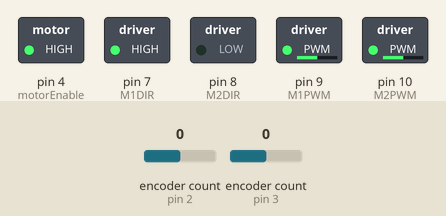
A sketch run on a simulated Arduino Uno, built with avr-gcc and run on an emulated ATmega328P. On the bench: switched loads named in the sketch (green lamp = pin HIGH). The test bench sets the inputs (shaded band); at power-on: encoder count (sensors on pin 2, pin 3) 0. What the sketch prints to the serial monitor is not drawn.

Above: at 0.2 s.
Timing chart, 0 to 1.7 s (numbered marks = the images above):
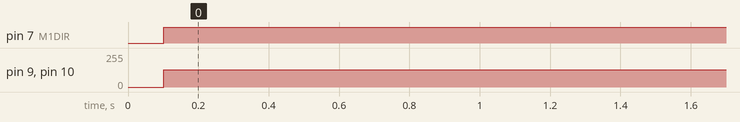

The sketch:

Demo1_Feedback_Function_Implementation.ino
```cpp
/*
 * Demo 1
 * Filename: Demo1_Feedback_Function_Implementation.ino
 *
 * Purpose: Accurately move a two-wheeled robot to a desired position via
            rotation and forward movement functions where a desired set angle (deg)
            and set distance (cm) are inputs to the functions. Use of appropriate PID
            controllers implemented to ensure accurate movement.
 * Class: EENG350, SEED Lab
 * Creators: Connor Deny (PI motor control) & Sean West (function implementation)
 * Co-Creator: Brian Burr (I2C)
 * Date: 03/09/2023
 *
 */

// include libraries
#include <Encoder.h>
#include <Wire.h>

// pin connections encoderL(A,B) encoderR(C,D), motor1, and motor2
const int encoderPinA = 2;   // CLK encoder 1
const int encoderPinB = 5;   // DAT pin

const int encoderPinC = 3;   // CLK encoder 2
const int encoderPinD = 6;   // DAT

const int motorEnable = 4;   // Tri-state di sable both motor chanels when LOW (enable)
const int M1DIR = 7;         // Motor polarity 1 (direction)
const int M1PWM = 9;         // Motor volt 1 "speed"
const int M2DIR = 8;         // Motor polarity 1 (direction)
const int M2PWM = 10;

// setup encoder class to be used
Encoder encoderL(encoderPinA, encoderPinB);
Encoder encoderR(encoderPinC, encoderPinD);

// PI controller variables
//int updateFrequency = 100;               // independent update frequency per function?
const int counts_per_rotation = 3200;    // the motor I took home was 3,200 but it should be 1,600 counts?
unsigned long int previousMillis = 0;    // use to determine delta_t

// positional variables
int arucoPosition = 2;                   // aruco position: 0,1,2, or 3
const float motorSetPositionThreshold_deg = 5.0;  // allowable angular difference from set point allowed

// movement function global variables
bool isForwardMoveDone = 0;
bool isRotationDone = 0;
const float wheelRadius_cm = 7.75;
const int maxSpeed = 128;                 // limit maximum motor speed
float motorPosition_degL = 0.0;           // current position of motor in degrees
float motorPosition_degR = 0.0;           // current position of motor in degrees


void setup() {

  // assign digital motor pins as outputs
  // note, encoder pins do not need to be set since the encoder.h library handles this
  pinMode(motorEnable, OUTPUT);
  pinMode(M1DIR, OUTPUT);
  pinMode(M1PWM, OUTPUT);
  pinMode(M2DIR, OUTPUT);
  pinMode(M2PWM, OUTPUT);

  digitalWrite(motorEnable, 1);

  // Set baud rate
  Serial.begin(115200);

  delay(100);

  Serial.println("init...");
}

// loop conditions to execute sequence once
bool customMovement = true;

void loop() {

  // execute custom sequence of forward and rotational movements
  if (customMovement) {
    Serial.println(rotateBot(90));
    delay(200);
    //forwardBot(213.36);
    Serial.println("Done");
    customMovement = false;
  }

  //fsm implementation? maybe for later demo?
}

float forwardBot(float x) {

  encoderL.write(0);
  encoderR.write(0);

  // PD controller variables
  const float Kp = 1.8;                       // proportional control
  const float Kd = 20.0;                      //derivative control ms*PWM/degree
  int updateFrequency = 100;               // 0.1 seconds per update
  const int counts_per_rotation = 3200;    // the motor I took home was 3,200 but it should be 1,600 counts?
  unsigned long int previousMillis = 0;    // use to determine delta_t

  //PI Forward
  float errorF = 0.0;                       // in deg
  float previousErrorF = 0.0;
  int PI_pwmOutF = 0;                       // PWM control 0-255

  //Angle Correction
  float errorA = 0.0;                       // in deg
  float previousErrorA = 0.0;
  int PI_pwmOutA = 0;                       // PWM control 0-255

  const float endThresh = 5.0;  // allowable angular difference from set point allowed

  // reset motor position vals
  const float wheelCmm = (3.14159*7.6)/360;
  float forwardSetPosition_deg = x / wheelCmm;

  const float rotationConst = 4.85;
  float angleSetPosition_deg = 0;

  motorPosition_degL = 0.0;           // current position of motor in degrees
  motorPosition_degR = 0.0;           // current position of motor in degrees

  int count = 0;
  while (count < 10) {
    int delta_t = (millis() - previousMillis);  // time since last PI controller execution
    // set previous millis to wait 0.1 seconds for next PI control loop

    // Control motor every 0.1 seconds to move as necessary
    if (delta_t >= updateFrequency) {
      previousMillis = millis();
      float fullRotation = 360.0;  // make calculations easier below

      // read current encoder position and convert to deg
      int encoderReadingL = encoderL.read();
      int encoderReadingR = -1 * encoderR.read();
      motorPosition_degL = ((float) encoderReadingL * fullRotation) / (float) counts_per_rotation;
      motorPosition_degR = ((float) encoderReadingR * fullRotation) / (float) counts_per_rotation;

      //-----------FORWARD------------------
      //calculate error
      previousErrorF = errorF;
      errorF = forwardSetPosition_deg - (motorPosition_degL + motorPosition_degR);

      // calculate derivative error and determine PWM output to motor
      float errorDxF = (errorF - previousErrorF) / (float) delta_t;
      PI_pwmOutF = (Kp * errorF) + (Kd * errorDxF);  // PWM value to control motor speed

      //----------ANGLE-----------------
      //calculate error
      previousErrorA = errorA;
      errorA = angleSetPosition_deg - (motorPosition_degL - motorPosition_degR);

      // calculate derivative error and determine PWM output to motor
      float errorDxA = (errorA - previousErrorA) / (float) delta_t;
      PI_pwmOutA = (Kp * errorA) + (Kd * errorDxA);  // PWM value to control motor speed

      // Encoder count check derivative contorl
      float errorCounts = motorPosition_degL - motorPosition_degR;
      float PI_pwmOutV = Kd * errorCounts;


      //--------WRITING------------
      int M2Out = PI_pwmOutF - PI_pwmOutA;
      int M1Out = PI_pwmOutF + PI_pwmOutA;

      /*
      if (motorPosition_degL > motorPosition_degR + 5) {
        M1Out = M1Out + PI_pwmOutV;
      } else if (motorPosition_degR > motorPosition_degL + 5) {
        M2Out = M2Out + PI_pwmOutV;
      }
      */


      if (M2Out > 0) {
        digitalWrite(M2DIR, HIGH);
      } else {
        digitalWrite(M2DIR, LOW);
      }

      if (M1Out > 0) {
        digitalWrite(M1DIR, HIGH);
      } else {
        digitalWrite(M1DIR, LOW);
      }

      //Write Motors
      analogWrite(M2PWM, constrain(abs(M2Out), 0, maxSpeed));
      analogWrite(M1PWM, constrain(abs(M1Out), 0, maxSpeed));

      if ((errorF < endThresh)) {
        count++;
      }

    }

  } // end while loop
  analogWrite(M1PWM, 0);
  analogWrite(M2PWM, 0);
  return errorA; // return to main loop

} // end function

float rotateBot(float phi) {

  encoderL.write(0);
  encoderR.write(0);

  // PD controller variables
  const float Kp = 1.8;                       // proportional control
  const float Kd = 20.0;                      //derivative control ms*PWM/degree
  int updateFrequency = 100;               // 0.1 seconds per update
  const int counts_per_rotation = 3200;    // the motor I took home was 3,200 but it should be 1,600 counts?
  unsigned long int previousMillis = 0;    // use to determine delta_t

  //PI Forward
  float errorF = 0.0;                       // in deg
  float previousErrorF = 0.0;
  int PI_pwmOutF = 0;                       // PWM control 0-255

  //Angle Correction
  float errorA = 0.0;                       // in deg
  float previousErrorA = 0.0;
  int PI_pwmOutA = 0;                       // PWM control 0-255

  const float endThresh = 5.0;  // allowable angular difference from set point allowed

  // reset motor position vals
  const float wheelCmm = (3.14159*7.6)/360;
  float forwardSetPosition_deg = 0.0;

  const float rotationConst = 4.85;
  float angleSetPosition_deg = phi * rotationConst;

  motorPosition_degL = 0.0;           // current position of motor in degrees
  motorPosition_degR = 0.0;           // current position of motor in degrees

  int count = 0;
  while (count < 10) {
    int delta_t = (millis() - previousMillis);  // time since last PI controller execution
    // set previous millis to wait 0.1 seconds for next PI control loop

    // Control motor every 0.1 seconds to move as necessary
    if (delta_t >= updateFrequency) {
      previousMillis = millis();
      float fullRotation = 360.0;  // make calculations easier below

      // read current encoder position and convert to deg
      int encoderReadingL = encoderL.read();
      int encoderReadingR = -1 * encoderR.read();
      motorPosition_degL = ((float) encoderReadingL * fullRotation) / (float) counts_per_rotation;
      motorPosition_degR = ((float) encoderReadingR * fullRotation) / (float) counts_per_rotation;

      //-----------FORWARD------------------
      //calculate error
      previousErrorF = errorF;
      errorF = forwardSetPosition_deg - (motorPosition_degL + motorPosition_degR);

      // calculate derivative error and determine PWM output to motor
      float errorDxF = (errorF - previousErrorF) / (float) delta_t;
      PI_pwmOutF = (Kp * errorF) + (Kd * errorDxF);  // PWM value to control motor speed

      //----------ANGLE-----------------
      //calculate error
      previousErrorA = errorA;
      errorA = angleSetPosition_deg - (motorPosition_degL - motorPosition_degR);

      // calculate derivative error and determine PWM output to motor
      float errorDxA = (errorA - previousErrorA) / (float) delta_t;
      PI_pwmOutA = (Kp * errorA) + (Kd * errorDxA);  // PWM value to control motor speed


      //--------WRITING------------
      int M2Out = PI_pwmOutF - PI_pwmOutA;
      int M1Out = PI_pwmOutF + PI_pwmOutA;

      if (M2Out > 0) {
        digitalWrite(M2DIR, HIGH);
      } else {
        digitalWrite(M2DIR, LOW);
      }

      if (M1Out > 0) {
        digitalWrite(M1DIR, HIGH);
      } else {
        digitalWrite(M1DIR, LOW);
      }

      //Write Motors
      analogWrite(M2PWM, constrain(abs(M2Out), 0, maxSpeed));
      analogWrite(M1PWM, constrain(abs(M1Out), 0, maxSpeed));

      if ((errorA < endThresh)) {
        count++;
      }

    }

  } // end while loop
  analogWrite(M1PWM, 0);
  analogWrite(M2PWM, 0);
  return errorA; // return to main loop

} // end function
```

Measured:
- by itself, pin 7 (M1DIR): LOW → HIGH at 0.10 s
- by itself, pin 9 (M1PWM), pin 10 (M2PWM): 0/255 → 128/255 at 0.10 s
